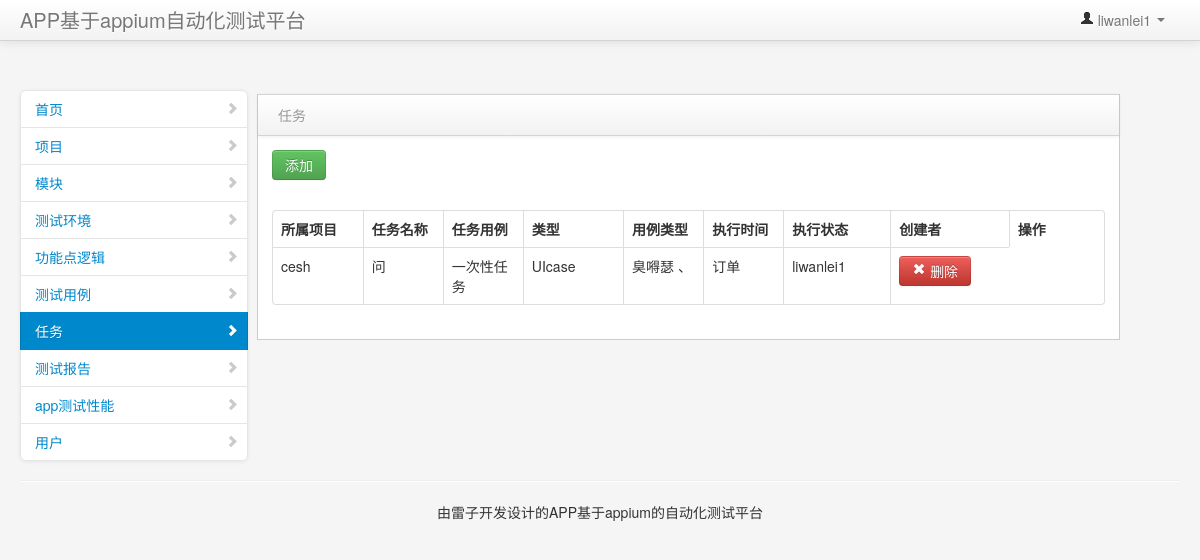
Page /tingtask/ (signed in) on the earlier database version.
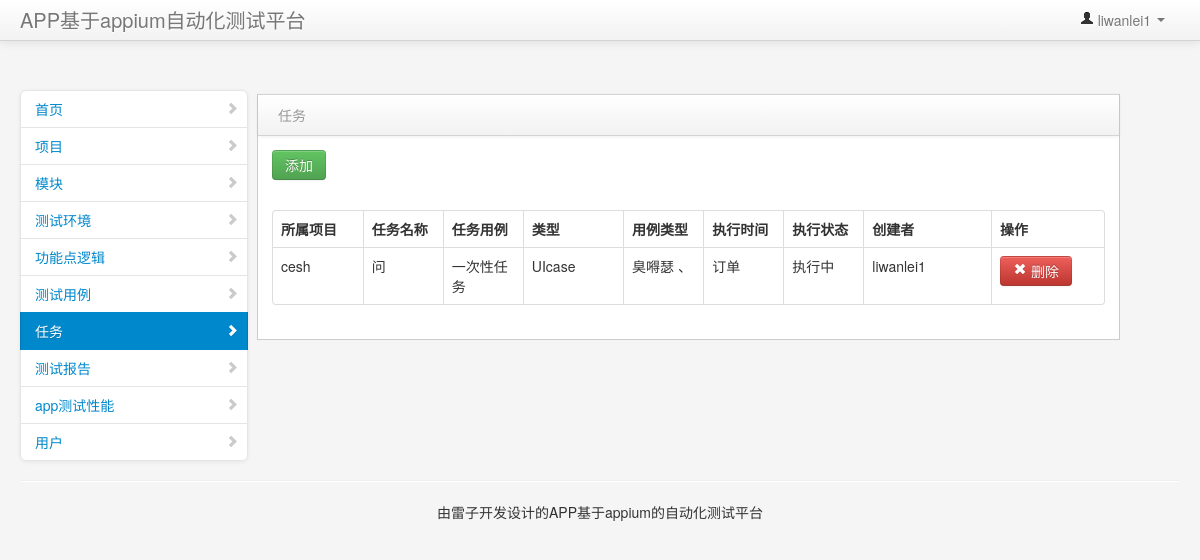
Same page on the later database version.
### app/models.py (models this page shows, shortened)
class Timmingtask(models.Model):
    name=models.CharField('定时任务名字',max_length=64)
    makeuser = models.ForeignKey(Newusers,on_delete=models.CASCADE) # 创建者
    taskstart = models.CharField('任务执行时间',max_length=64)  # 任务执行时间
    tasktyped=models.CharField("任务类型",max_length=32,default='一次性任务')
    casetype=models.CharField("用例类型",max_length=32,default="UIcase")
    taskmakedate = models.DateTimeField('创建时间', auto_now_add=True)  # 任务的创建时间
    tesevent=models.ForeignKey(Testeven,on_delete=models.CASCADE)
    apkfilepath=models.CharField("测试apk路径",max_length=32)
    taskiphonetype = models.CharField('任务设备类型', default="android", max_length=8)
    taskiphonenum = models.IntegerField('任务设备的数量',  max_length=8,default=1)
    status = models.BooleanField('任务状态', default=False)  # 任务状态，默认正常状态
    yunxing_status = models.CharField('任务的运行状态，',max_length=16, default=u'创建')  # 任务的运行状态，默认是创建
    prject = models.ForeignKey(Project,on_delete=models.CASCADE)  # 任务所属的项目
    case=models.ManyToManyField('Testcase')
    class Meta:
        verbose_name = u'定时任务'
        verbose_name_plural = verbose_name
        ordering = ['-id']

class Project(models.Model):
    type=(
    ('app','app'),
    ('web','web')
    )
    name=models.CharField('名称',max_length=32)
    desc=models.CharField('简介',max_length=255,null=True)
    makedate = models.DateTimeField('创建时间', auto_now_add=True)
    status=models.BooleanField('状态',default=False)
    fenlei=models.CharField('类型',choices=type,null=True,max_length=8)
    proeject=models.CharField('项目类型',null=True,max_length=8,default="android")
    change_time=models.DateTimeField('更新时间',auto_now_add=True)
    makeuser=models.ForeignKey(Newusers,null=True,on_delete=models.CASCADE)
    class Meta:
        verbose_name = u'项目'
        verbose_name_plural = verbose_name
        ordering = ['-id']
    def __str__(self):
        return self.name

class Newusers(AbstractUser):
    qq=models.IntegerField('qq',blank=True,null=True,unique=True)
    mobile=models.IntegerField('手机号',null=True,unique=True,blank=True)
    login_lock=models.BooleanField('是否锁定',default=False)
    status=models.BooleanField('状态',default=False)
    work=models.ForeignKey(Work,null=True,on_delete=models.CASCADE)
    token=models.CharField('token',max_length=252,null=True)
    class Meta:
        verbose_name = u'用户'
        verbose_name_plural = verbose_name
        ordering = ['-id']
    def __str__(self):
        return str(self.username)

### app/views.py (the view, shortened to what this page needs)
# urls.py: url(r'^tingtask/', login_required(TingtaskViews.as_view()), name='tingtask'),
class TingtaskViews(View):
    def get(self, request):
        testphons = Timmingtask.objects.filter(status=False).all()
        return render(request, 'page/timingtask.html', {'timingtasks': testphons})

### templates/page/timingtask.html (shortened to what the changed rows need)
{% extends 'base.html' %}
{% block content %}
<div class="span9" id="content">
    <div class="block">
        <div class="block-content collapse in">
            <div class="span12">
                <div id="example2_wrapper" class="dataTables_wrapper form-inline" role="grid">
                    <table cellpadding="0" cellspacing="0" border="0"
                           class="table table-hover table table-striped table-bordered dataTable" id="example2"
                           aria-describedby="example2_info">
                        <thead>
                        <tr role="row">
                            <th class="sorting_asc" role="columnheader" tabindex="0" aria-controls="example2"
                                rowspan="1" colspan="1" aria-sort="ascending"
                                aria-label="Rendering engine: activate to sort column descending"
                                style="width: 168px;">所属项目
                            </th>
                            <th class="sorting_asc" role="columnheader" tabindex="0" aria-controls="example2"
                                rowspan="1" colspan="1" aria-sort="ascending"
                                aria-label="Rendering engine: activate to sort column descending"
                                style="width: 168px;">任务名称
                            </th>
                            <th class="sorting_asc" role="columnheader" tabindex="0" aria-controls="example2"
                                rowspan="1" colspan="1" aria-sort="ascending"
                                aria-label="Rendering engine: activate to sort column descending"
                                style="width: 168px;">任务用例
                            </th>
                            <th class="sorting_asc" role="columnheader" tabindex="0" aria-controls="example2"
                                rowspan="1" colspan="1" aria-sort="ascending"
                                aria-label="Rendering engine: activate to sort column descending"
                                style="width: 168px;">类型
                            </th>
                            <th class="sorting_asc" role="columnheader" tabindex="0" aria-controls="example2"
                                rowspan="1" colspan="1" aria-sort="ascending"
                                aria-label="Rendering engine: activate to sort column descending"
                                style="width: 168px;">用例类型
                            </th>
                            <th class="sorting_asc" role="columnheader" tabindex="0" aria-controls="example2"
                                rowspan="1" colspan="1" aria-sort="ascending"
                                aria-label="Rendering engine: activate to sort column descending"
                                style="width: 168px;">执行时间
                            </th>
                            <th class="sorting_asc" role="columnheader" tabindex="0" aria-controls="example2"
                                rowspan="1" colspan="1" aria-sort="ascending"
                                aria-label="Rendering engine: activate to sort column descending"
                                style="width: 168px;">执行状态
                            </th>
                            <th class="sorting" role="columnheader" tabindex="0" aria-controls="example2"
                                rowspan="1" colspan="1" aria-label="Browser: activate to sort column ascending"
                                style="width: 233px;">创建者
                            </th>
                            <th class="sorting" role="columnheader" tabindex="0" aria-controls="example2"
                                rowspan="1" colspan="1" aria-label="Platform(s): activate to sort column ascending"
                                style="width: 214px;">操作
                            </th>
                        </thead>
                        <tbody role="alert" aria-live="polite" aria-relevant="all">
                        {% for project in timingtasks %}
                        <tr class="gradeA odd" id="{{ project.id }}">
                            {% if project == None %}
                            <p style="    color: red;"> 你所属于的项目是不是没有测试任务，你可以选择去添加所属的项目的测试任务</p>
                            {% else %}
                        <tr class="gradeA odd">
                            <td class=" sorting_1">{{ project.prject }}</td>
                            <td class=" sorting_1">{{ project.name }}</td>
                            <td class=" sorting_1">{{ project.tasktyped }}</td>
                            <td class=" sorting_1">{{ project.casetype }}</td>
                            <td class=" sorting_1">{% for case in project.case.all %} {{ case.casenum }}
                                、{% endfor %}
                            </td>
                            <td class=" sorting_1">{{ project.taskstart }}</td>
                            {% if project.tasktyped == '一次性任务' %}
                            {% if project.yunxing_status == "创建" %}
                            <td class=" sorting_1">
                                <span>创建</span>
                            </td>
                            {% elif project.yunxing_status == "运行" %}
                            <td class=" sorting_1">
                                <span>执行中</span>
                            </td>
                            {% elif project.yunxing_status == "完成" %}
                            <td class=" sorting_1">
                                <span>完成</span>
                            </td>
                            {% endif %}
                            {% endif %}
                            <td class=" ">{{ project.makeuser }}</td>
                            <td class=" ">
                                {% if project.tasktyped == '一次性任务' %}
                                <button class="btn btn-danger "
                                        onclick="deletetimingtask({{ project.id }})">
                                    <i class="icon-remove icon-white"></i>
                                    删除
                                </button>
                                {% endif %}
                            </td>
                        </tr>
                        {% endif %}
                        {% endfor %}
                        </tbody>
                    </table>
                </div>
            </div>
        </div>
    </div>
</div>
{% endblock %}

Differences in the rows shown:
changed Timmingtask "一次性任务": now shows "执行中"
